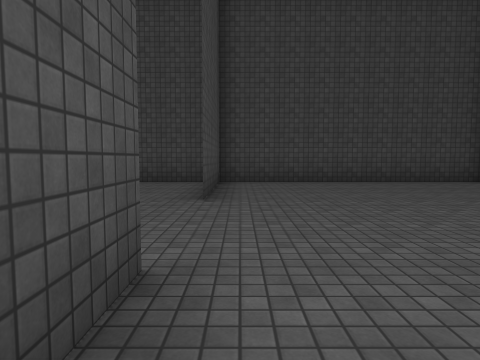
[1] (above)

19 first-person views from a walk through a 3-D level made in the Unity game engine. The camera is 1.3 m above the floor, tilts 4° down and sees 75° across. The floor is counted in squares, 2 m on a side. Each view is taken from the middle of a square. On the plan, view 1 faces up. The plan holds only what a view shows up to about 10 squares ahead; the rest is blank. The place goes on beyond the plan. The player character is not drawn. Some animated figures are left out. Some surface patterns are stand-ins.

[2]
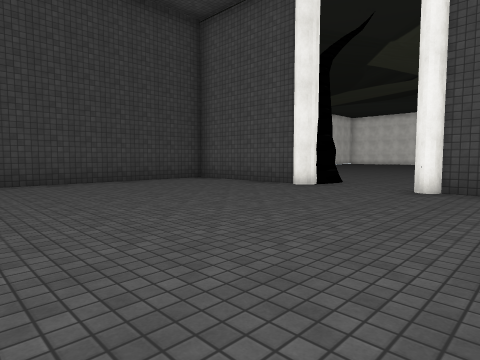

[3]
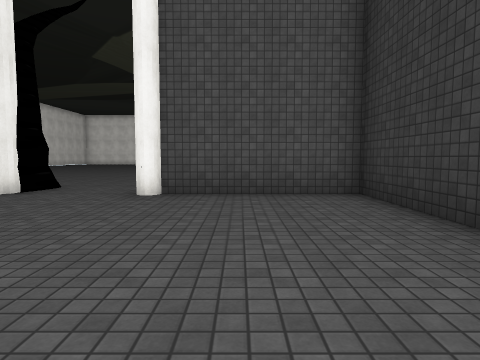

[4]
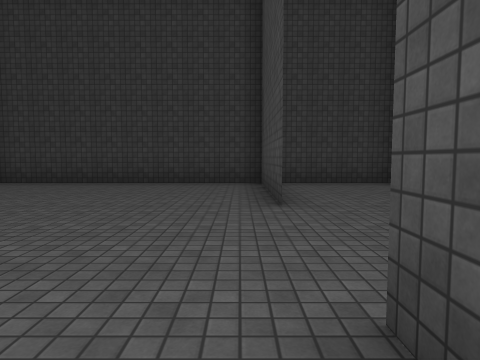

[5]
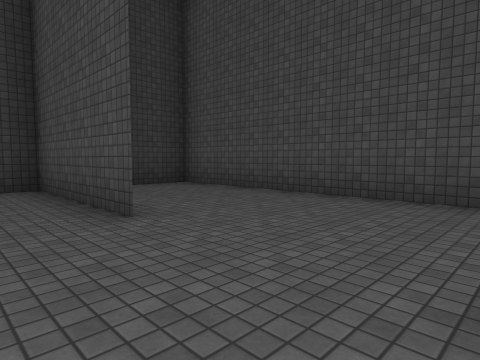

[6]
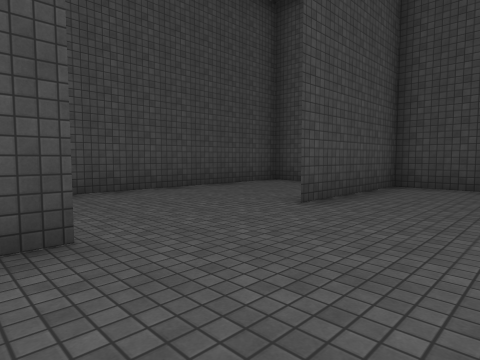

[7]
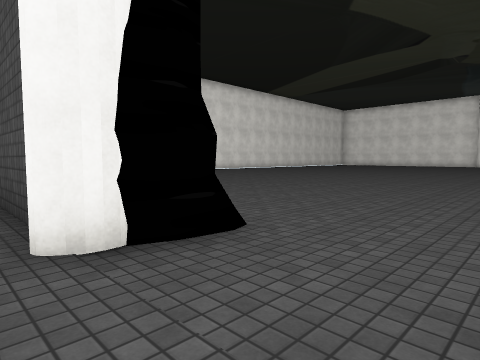

[8]
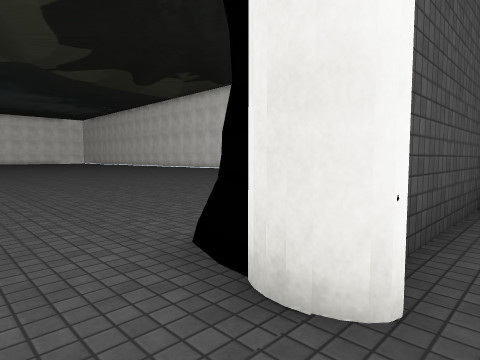

[9]
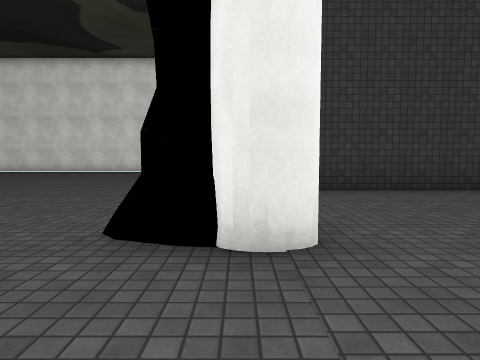

[10]
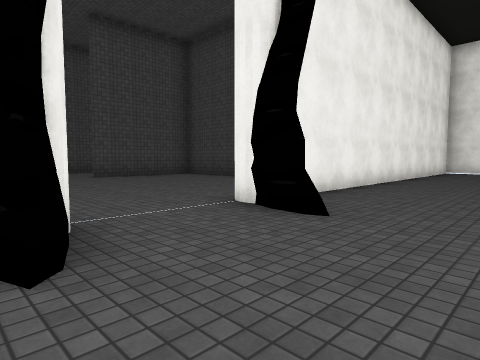

[11]
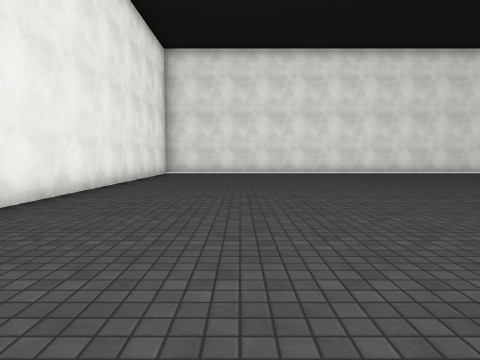

[12]
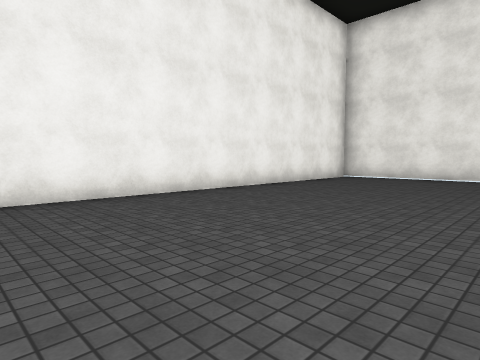

[13]
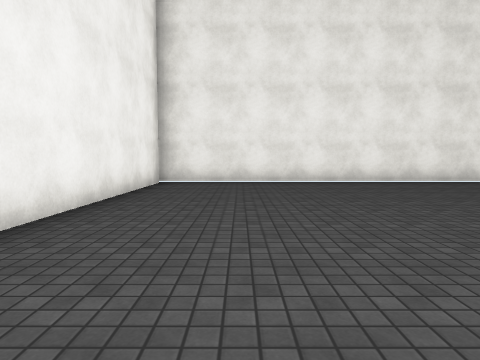

[14]
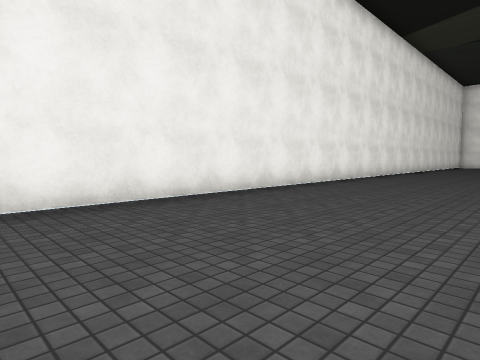

[15]
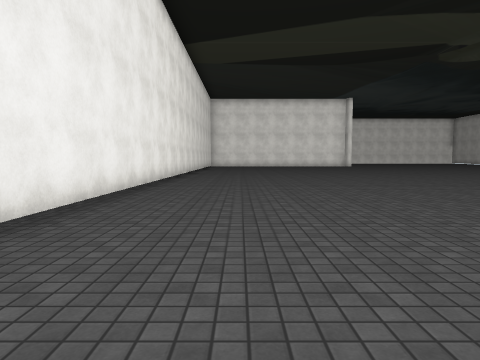

[16]
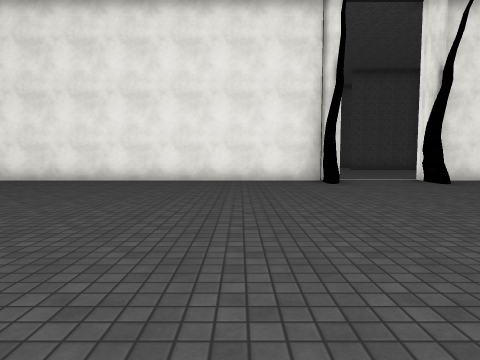

[17]
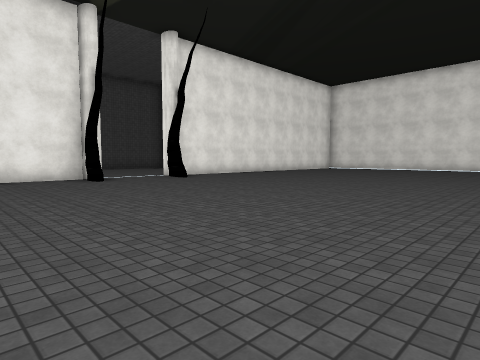

[18]
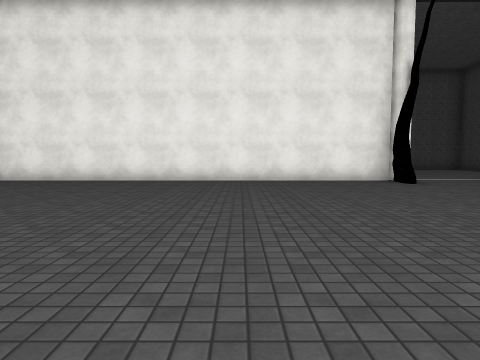

[19]
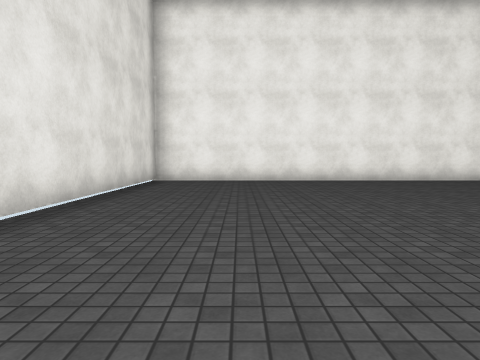

### Floor plan
Points are (right, up) in squares from view 1. A wall is a line through its corners. A room is listed if a view was taken in it or the views show most of it. See-through windows are left out.
Room 1 (views 1, 2, 3, 4, 5, 6, 7, 8, 9, 10, 11, 12, 13, 14, 15, 16, 17, 18, 19)
walls: (6.9, 1.4) (6.9, -4.1); (6.7, 1.9) (7.3, 1.9); (6.7, 4.6) (6.7, 7.6); (6.3, 1.8) (6.8, 1.9) (7.7, 1.7); (6.6, 8.6) (-4.1, 8.6) (-4.1, -2.2) (6.7, -2.2) (6.7, 1.5); (6.9, 10) (6.9, 4.9); (-0.6, 1.9) (-0.6, -2.3); (-0.6, 8.6) (-0.6, 4.7); (6.9, -9.9) (6.9, -10.5) (12.9, -10.5); (20, 16.2) (6.9, 16.2)

Positions as (right, up) in squares from view 1, and headings:
1: (0, 0), facing up
2: (0, 0), facing up-right
3: (1, 0), facing right
4: (0, 6), facing down
5: (1, 5), facing down-left
6: (2, 1), facing up-left
7: (6, 2), facing up-right
8: (6, 3), facing down-right
9: (7, 4), facing down
10: (10, 1), facing up-left
11: (10, 3), facing up
12: (12, 6), facing up-left
13: (9, 8), facing up
14: (10, 12), facing up-right
15: (10, 14), facing right
16: (16, -1), facing left
17: (17, -2), facing up-left
18: (16, -3), facing left
19: (16, -8), facing left
